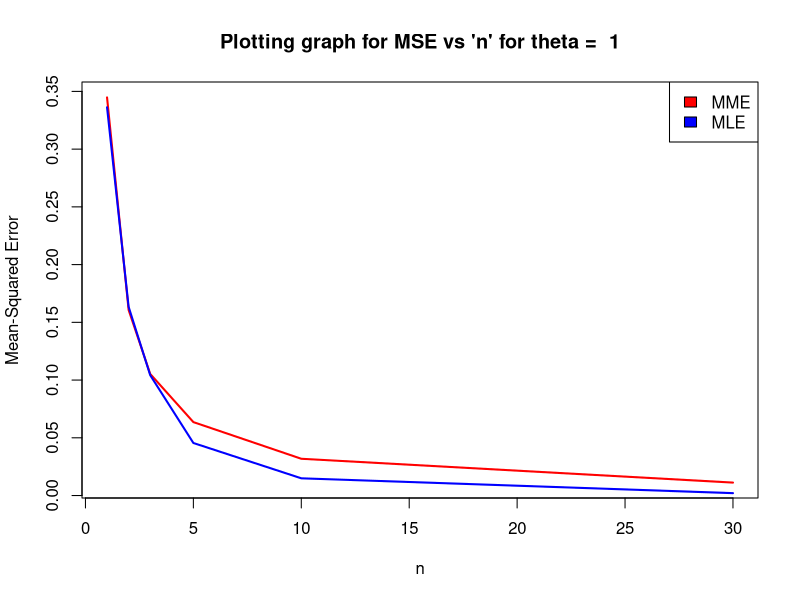
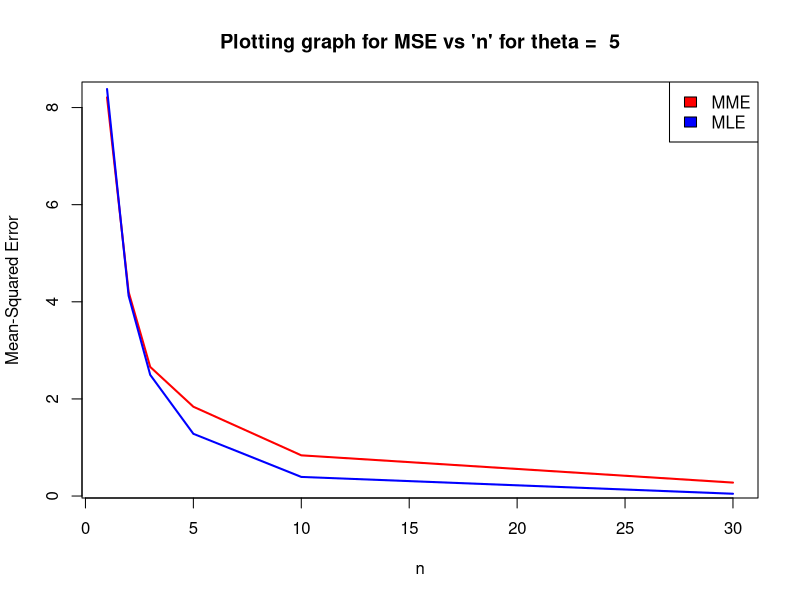
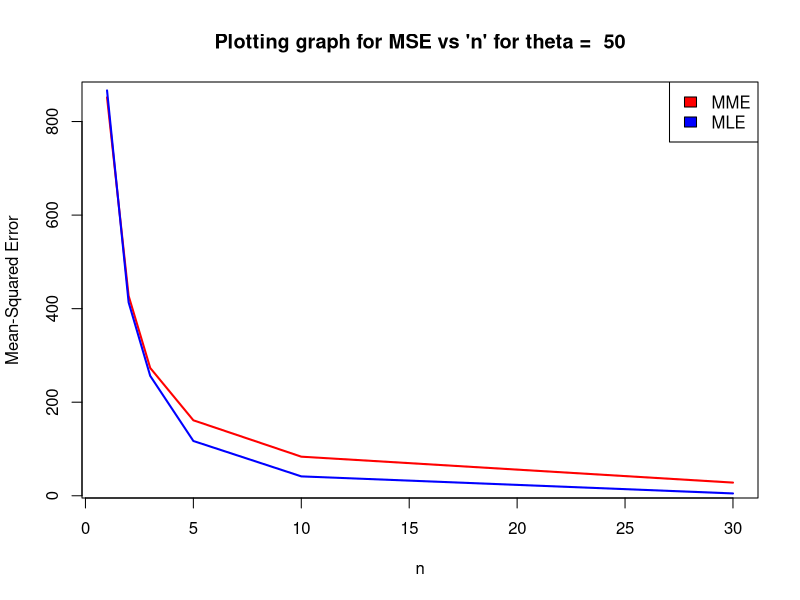
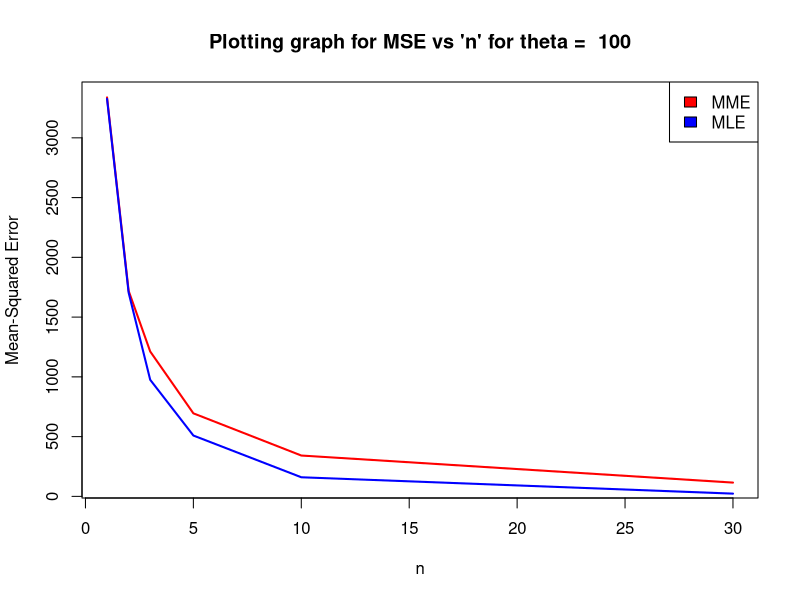

Generate these figures, in order, with R:
n <- c(1,2,3,5,10,30)
theta <- c(1,5,50,100)
theta_mme = numeric(0)
theta_mle = numeric(0)
mse_mme = numeric(0)
mse_mle = numeric(0)

for (i in theta){
  a=1
  for (j in n){
    
    for(k in 1:1000){
      X <- runif(j,0,i)
      theta_mme[k] <- 2*mean(X)
      theta_mle[k] <- max(X)
      }
    mse_mme[a] <- mean((theta_mme-i)^2)
    mse_mle[a] <- mean((theta_mle-i)^2)
    print(paste("Printing MSE_MME for n = ",j," and theta = ", i, " MSE = ",mse_mme[a]))
    print(paste("Printing MSE_MLE for n = ",j," and theta = ", i, " MSE = ",mse_mle[a]))
    a=a+1
  }
  
  plot(n,mse_mme,type = 'l', col="red",lwd=2, ylab="")
  title(main = paste("Plotting graph for MSE vs 'n' for theta = ",i), ylab = 'Mean-Squared Error')
  lines(n,mse_mle,type = 'l', col="blue",lwd=2)
  legend("topright", legend = c('MME','MLE'), fill = c('red','blue'))
}
  